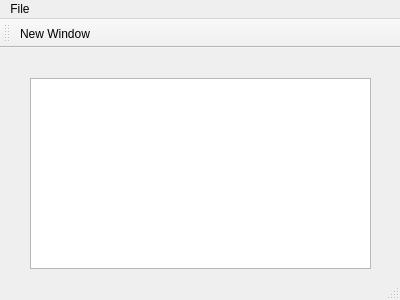
<?xml version="1.0" encoding="UTF-8"?>
<ui version="4.0">
 <class>MainWindow</class>
 <widget class="QMainWindow" name="MainWindow">
  <property name="geometry">
   <rect>
    <x>0</x>
    <y>0</y>
    <width>400</width>
    <height>300</height>
   </rect>
  </property>
  <property name="windowTitle">
   <string>MainWindow</string>
  </property>
  <widget class="QWidget" name="centralWidget">
   <widget class="QPlainTextEdit" name="plainTextEdit">
    <property name="geometry">
     <rect>
      <x>30</x>
      <y>30</y>
      <width>341</width>
      <height>191</height>
     </rect>
    </property>
   </widget>
  </widget>
  <widget class="QMenuBar" name="menuBar">
   <property name="geometry">
    <rect>
     <x>0</x>
     <y>0</y>
     <width>400</width>
     <height>22</height>
    </rect>
   </property>
   <widget class="QMenu" name="menuFile">
    <property name="title">
     <string>File</string>
    </property>
    <addaction name="actionNew_Window"/>
   </widget>
   <addaction name="menuFile"/>
  </widget>
  <widget class="QToolBar" name="mainToolBar">
   <attribute name="toolBarArea">
    <enum>TopToolBarArea</enum>
   </attribute>
   <attribute name="toolBarBreak">
    <bool>false</bool>
   </attribute>
   <addaction name="actionNew_Window"/>
  </widget>
  <widget class="QStatusBar" name="statusBar"/>
  <action name="actionNew_Window">
   <property name="text">
    <string>New Window</string>
   </property>
  </action>
 </widget>
 <layoutdefault spacing="6" margin="11"/>
 <resources/>
 <connections/>
</ui>
